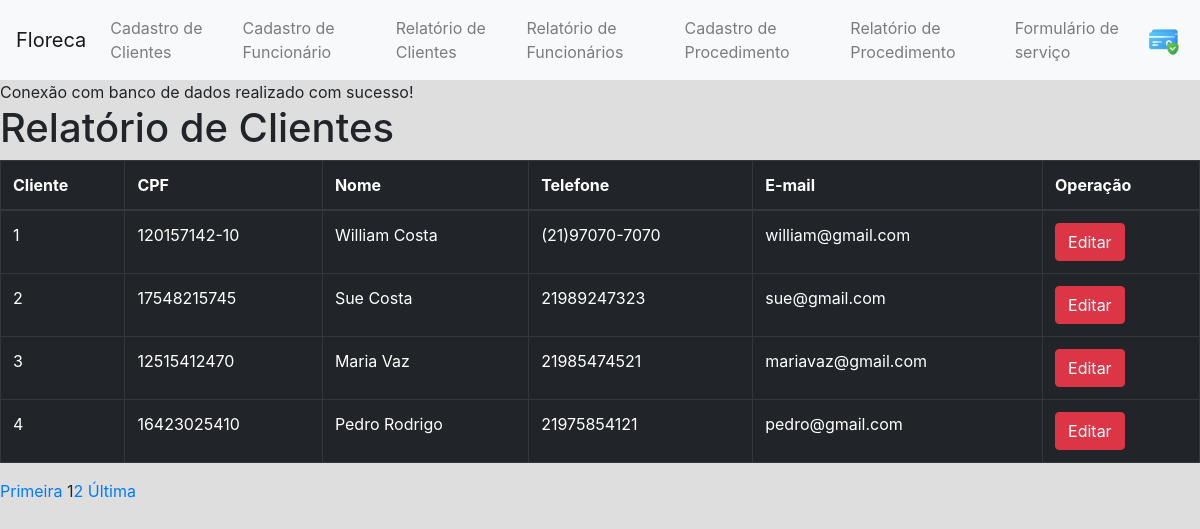
/relatorio-client.php, run on the app's committed database.
### tables this page shows
CREATE TABLE `cliente` (
  `idcliente` int(11) NOT NULL,
  `nome` varchar(60) NOT NULL,
  `telefone` varchar(15) NOT NULL,
  `cpf` char(14) NOT NULL,
  `rg` varchar(15) NOT NULL,
  `datanascimento` date NOT NULL,
  `cep` char(9) NOT NULL,
  `numerocasa` smallint(6) NOT NULL,
  `email` varchar(255) NOT NULL
);

### relatorio-client.php (the view, shortened to what this page needs)
<?php
    require_once './head.php';
    require_once './menuadmin.php';
    include_once './conexao.php';
    $pagatual = filter_input(INPUT_GET, "page", FILTER_SANITIZE_NUMBER_INT);
	$pag = (!empty($pagatual)) ? $pagatual : 1;
    $limitereg = 4;
    $inicio = ($limitereg * $pag) - $limitereg;
    $busca= "SELECT idcliente, cpf, nome, telefone, email
              from cliente
              LIMIT $inicio , $limitereg";
    $resultado = $conn->prepare($busca);
    $resultado->execute();
    if (($resultado) AND ($resultado->rowCount() != 0)){
     echo "<h1>Relatório de Clientes</h1>";
?>
    <table class="table table-bordered table-dark">
        <thead>
            <tr>
                <th scope="col">Cliente</th>
                <th scope="col">CPF</th>
                <th scope="col">Nome</th>
                <th scope="col">Telefone</th>
                <th scope="col">E-mail</th>
                <th scope="col">Operação</th>
            </tr>
        </thead>
    <tbody>
    <?php
    while ($linha = $resultado->fetch(PDO::FETCH_ASSOC)) {
    extract($linha);
    ?>
        <tr>
          <td scope="row"><?php echo $idcliente ?></td>
          <td><?php echo $cpf ?></td>
          <td><?php echo $nome ?></td>
          <td><?php echo $telefone ?></td>
          <td><?php echo $email ?></td>
          <td>
            <?php echo "<a href='editar-client.php?idcliente=$idcliente'>" ; ?>
            <input type="submit" class="btn btn-danger" name="editar" value="Editar">
          </td>
        </tr>
<?php
        }
?>
 </tbody>
</table>
<?php
}else{
    echo "Não tem registros";
}
  $qtregistro = "SELECT COUNT(idcliente) AS registros FROM cliente";
  $resultado = $conn->prepare($qtregistro);
  $resultado->execute();
  $resposta = $resultado->fetch(PDO::FETCH_ASSOC);
  $qnt_pagina = ceil($resposta['registros'] / $limitereg);
   $maximo = 2;
   echo "<a href='relatorio-client.php?page=1'>Primeira</a> ";
 echo "$pag";
 for ($proxima = $pag +  1; $proxima <= $pag +  $maximo; $proxima++ ) {
     if ($proxima <= $qnt_pagina) {
         echo "<a href='relatorio-client.php?page=$proxima'>$proxima</a> ";
     }
 }
 echo "<a href='relatorio-client.php?page=$qnt_pagina'>Última</a> ";
?>

### head.php (shortened to what this page needs)
<!DOCTYPE html>
<html lang="pt-BR">
  <head>
    <link rel="stylesheet" href="https://stackpath.bootstrapcdn.com/bootstrap/4.1.3/css/bootstrap.min.css">
    <link rel="stylesheet" href="https://cdn.jsdelivr.net/gh/Wruczek/Bootstrap-Cookie-Alert@gh-pages/cookiealert.css">
    <link rel="stylesheet" href="./style.css">
    <link rel="stylesheet" href="https://cdnjs.cloudflare.com/ajax/libs/font-awesome/6.2.1/css/all.min.css" />
  </head>
  <body>

### menuadmin.php (shortened to what this page needs)
<?php
    require_once './head.php';
?>
<nav class="navbar navbar-expand-lg navbar-light bg-light">
        <a class="navbar-brand" href="index.php">Floreca</a>
        <div class="collapse navbar-collapse" id="conteudoNavbarSuportado">
          <ul class="navbar-nav mr-auto">
            <li class="nav-item">
              <a class="nav-link" href="./formulario.php">Cadastro de Clientes</a>
            </li>
            <li class="nav-item">
              <a class="nav-link" href="./funcionario.php">Cadastro de Funcionário</a>
            </li>
            <li class="nav-item">
              <a class="nav-link" href="./relatorio-client.php">Relatório de Clientes</a>
            </li>
            <li class="nav-item">
              <a class="nav-link" href="./relatorio-func.php">Relatório de Funcionários</a>
            </li>
            <li class="nav-item">
              <a class="nav-link" href="./fmr-proced.php">Cadastro de Procedimento</a>
            </li>
            <li class="nav-item">
              <a class="nav-link" href="./relatorio-proced.php">Relatório de Procedimento</a>
            </li>
            <li class="nav-item">
              <a class="nav-link" href="./form-servico.php">Formulário de serviço</a>
            </li>
          </ul>
          <form class="form-inline my-2 my-lg-0">
            <a href="./frm-agenda.php">
            <img src="./imagens/pagamento-seguro.png" style=width:40px;height:40px;></a>
          </form>
        </div>
    </nav>
<?php
    require_once './footer-admin.php';
?>

### footer-admin.php (shortened to what this page needs)
  </body>
</html>

### style.css (style rules this page uses)
body { margin: 0; padding: 0; height: 100%; width: 100%; overflow-x: hidden; background: #dedede; }

### data on the page
cliente: idcliente "1", cpf "120157142-10", nome "William Costa", telefone "(21)97070-7070", email "william@gmail.com"
cliente: idcliente "2", cpf "17548215745", nome "Sue Costa", telefone "21989247323", email "sue@gmail.com"
cliente: idcliente "3", cpf "12515412470", nome "Maria Vaz", telefone "21985474521", email "mariavaz@gmail.com"
cliente: idcliente "4", cpf "16423025410", nome "Pedro Rodrigo", telefone "21975854121", email "pedro@gmail.com"

### other printed values
$pag "1"
